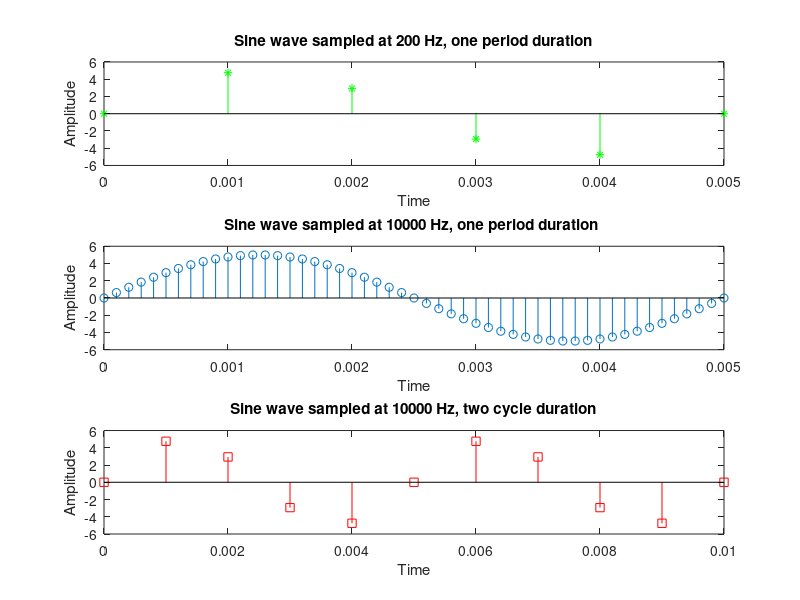

Write MATLAB code to recreate this figure.
F1=1000; %Sampling frequency of 1000Hz.
F2=200; %Sampling frequency of 20hz
t=0:1/F1:(1/F2); % generation of the time sequence for 1 period duration.
x=5*sin(2*pi*F2*t); %sine wave of freq 200 Hz and amplitude 5, sampled at Fs
subplot(3,1,1); stem(t,x,'*g');
title('Sine wave sampled at 200 Hz, one period duration'); 
ylabel('Amplitude'); xlabel('Time');
F3=10000;
t=0:1/F3:(1/F2);
x=5*sin(2*pi*F2*t);
subplot(3,1,2);
stem(t,x);
title('Sine wave sampled at 10000 Hz, one period duration '); 
ylabel('Amplitude'); xlabel('Time')
t=0:1/F1:(2/F2); % time sequence for two cycle duration
x = 5*sin(2*pi*F2*t);
subplot(3,1,3); stem(t,x,'sr');
title('Sine wave sampled at 10000 Hz, two cycle duration'); 
ylabel('Amplitude'); xlabel('Time');